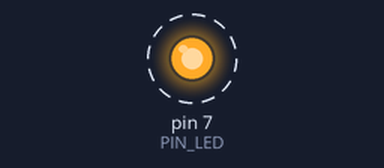
Bench run of a sketch on a simulated Arduino Uno, built with avr-gcc and run on an emulated ATmega328P. On the bench: output pins drawn as LEDs (lit = HIGH). Dashed ring = blinking. At 2.1 s the program stops and its outputs stay as they are.

Above: at 1.05 s.
Timing chart, 0 to 3.6 s (numbered marks = the images above):
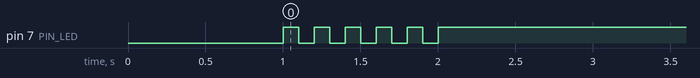

Measured:
- by itself, pin 7 (PIN_LED): alternates HIGH for 0.10 s and LOW for 0.10 s, 11 changes in all, then stays HIGH

The sketch:

05_practice_2.ino
```cpp
#define PIN_LED 7
unsigned int i,toggle;
void setup()
{
  pinMode(PIN_LED,OUTPUT);
  Serial.begin(115200);
  while(!Serial)
  {
    ;
  }
  toggle=0;
  digitalWrite(PIN_LED,toggle);
  delay(1000);
}
void loop()
{
  for(i=0;i<=10;i++)
  {
    toggle=toggle_state(toggle);
    digitalWrite(PIN_LED,toggle);
    delay(100);
  }
  while(1){}
}
int toggle_state(int toggle)
{
  return 1-toggle;
}
```
